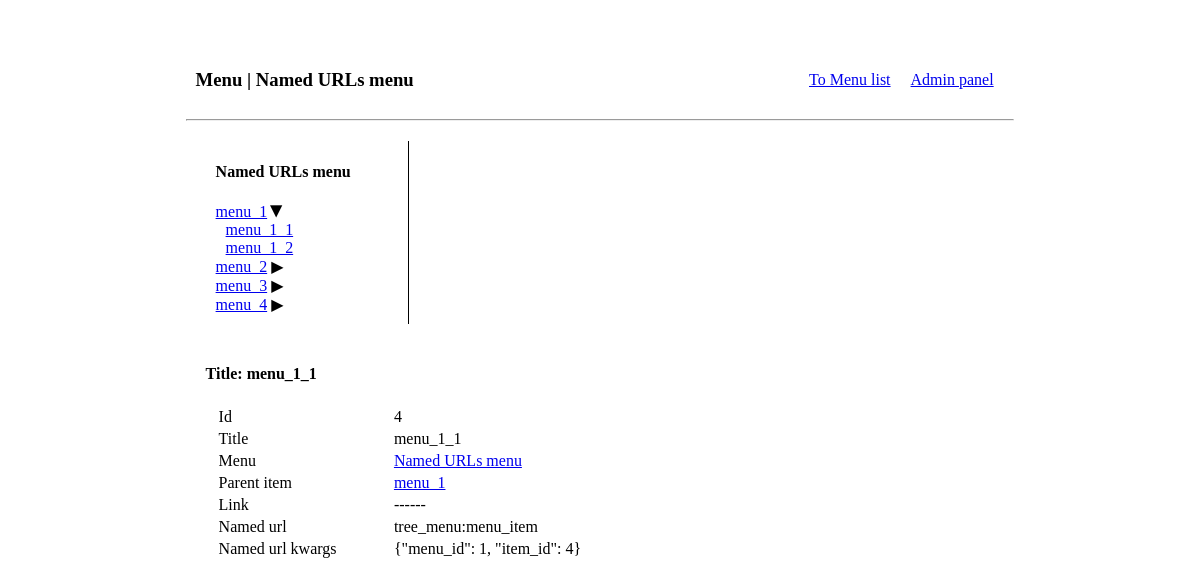
/menu/1/item/4, run on the app's committed database.
### tree_menu/models.py (models this page shows)
class Menu(models.Model):
    title = models.CharField(max_length=100, verbose_name='Menu title')
    slug = models.CharField(max_length=100, verbose_name='Menu slug')
    description = models.CharField(max_length=256, verbose_name='Menu description')
    def __str__(self):
        return self.title

class MenuItem(models.Model):
    menu = models.ForeignKey(
        Menu,
        related_name='items',
        verbose_name='menu',
        on_delete=models.CASCADE,
    )
    parent = models.ForeignKey(
        'self',
        blank=True,
        null=True,
        related_name='items',
        verbose_name='parent menu item',
        on_delete=models.CASCADE,
    )
    title = models.CharField(max_length=100, verbose_name='Menu item title')
    url = models.CharField(
        max_length=255,
        verbose_name='Link',
        blank=True,
        null=True,
    )
    named_url = models.CharField(
        max_length=255,
        verbose_name='Named URL',
        blank=True,
        null=True,
    )
    named_url_kwargs = models.CharField(
        max_length=255,
        verbose_name='Named URL kwargs',
        blank=True,
        null=True,
        help_text='As JSON',
    )
    def get_url(self):
        if self.url:
            return self.url
        if self.named_url_kwargs:
            kwargs = json.loads(self.named_url_kwargs)
            return reverse(self.named_url, kwargs=kwargs)
        if self.named_url:
            return reverse(self.named_url)
        return '/#'
    def __str__(self):
        return self.title

### tree_menu/views.py (the view)
# urls.py: path('menu/<int:menu_id>/item/<int:item_id>', MenuItemDetailView.as_view(), name='menu_item'),
class MenuItemDetailView(View):
    template_name = 'tree_menu/menu_item_detail.html'
    def get(self, request, **kwargs):
        menu = Menu.objects.get(pk=kwargs['menu_id'])
        menu_item = MenuItem.objects.get(pk=kwargs['item_id'])
        context = {
            'menu': menu,
            'menu_item': menu_item,
        }
        return render(request, self.template_name, context)

### tree_menu/templatetags/draw_menu_tags.py (called while the page is built)
def _mark_active_parents(active_item: MenuItem, menu_items):
    while active_item is not None:
        menu_items[active_item.id][2] = True
        if active_item.parent_id:
            active_item = menu_items[active_item.parent_id][0]
        else:
            break

def _mark_active_items(menu_items: dict, context: RequestContext):
    current_path: str = context.request.get_full_path()
    active_item = None
    for item_data in menu_items.values():
        item = item_data[0]
        item_url = item.get_url()
        if item_url and current_path.startswith(item_url):
            if active_item and len(item_url) > len(active_item.get_url()) or \
                    not active_item:
                active_item = item
        if item.parent_id is not None:
            menu_items[item.parent_id][1].append(item_data)
    _mark_active_parents(active_item, menu_items)
    return menu_items

@register.inclusion_tag('tree_menu/template_tags/menu.html', takes_context=True)
def draw_menu(context: RequestContext, menu_slug: str):
    menu_items_list = list(MenuItem.objects.filter(
        menu__slug=menu_slug).select_related("menu"))
    if menu_items_list:
        menu_title = menu_items_list[0].menu.title
        menu_items = {item.id: [item, [], False] for item in menu_items_list}
        menu_items = _mark_active_items(menu_items, context)
        menu_items = dict(filter(lambda item: item[1][0].parent_id is None,
                                 menu_items.items()))
    else:
        menu_title = Menu.objects.get(slug=menu_slug).title
        menu_items = {}
    return {
        'menu_title': menu_title,
        'menu_items': menu_items,
        'context': context,
    }

@register.inclusion_tag('tree_menu/template_tags/dropdown.html')
def draw_items(items: dict):
    return {'items': items}

### tree_menu/templates/tree_menu/menu_item_detail.html
{% extends 'tree_menu/menu_detail.html' %}
{% block content %}
    <h4>Title: {{ menu_item.title }}</h4>
    <table>
        <tr>
            <td>Id</td>
            <td>{{ menu_item.id }}</td>
        </tr>
        <tr>
            <td>Title</td>
            <td>{{ menu_item.title }}</td>
        </tr>
        <tr>
            <td>Menu</td>
            <td><a href="{% url 'tree_menu:menu' menu_item.menu.id %}">{{ menu_item.menu }}</a></td>
        </tr>
        <tr>
            <td>Parent item</td>
            <td>
                {% if menu_item.parent %}
                    <a href="{{ menu_item.parent.get_url }}">{{ menu_item.parent }}</a>
                {% else %}
                    ------
                {% endif %}
            </td>
        </tr>
        <tr>
            <td>Link</td>
            <td>
                {% if menu_item.url %}
                    {{ menu_item.url }}
                {% else %}
                    ------
                {% endif %}
            </td>
        </tr>
        <tr>
            <td>Named url</td>
            <td>
                {% if menu_item.named_url %}
                    {{ menu_item.named_url }}
                {% else %}
                    ------
                {% endif %}
            </td>
        </tr>
        <tr>
            <td>Named url kwargs</td>
            <td>
                {% if menu_item.named_url_kwargs %}
                    {{ menu_item.named_url_kwargs }}
                {% else %}
                    ------
                {% endif %}</td>
        </tr>
    </table>
{% endblock content %}

### tree_menu/templates/tree_menu/menu_detail.html (shortened to what this page needs)
{% extends 'tree_menu/tree_menu_base.html' %}
{% load draw_menu_tags %}
{% load static %}
{% block header %}
    <div>
        <h3>Menu | {{ menu.title }}</h3>
    </div>
{% endblock header %}
{% block left_bar %}
    {% draw_menu menu.slug %}
{% endblock left_bar %}

### tree_menu/templates/tree_menu/template_tags/menu.html (shortened to what this page needs)
{% load draw_menu_tags %}
{% load static %}
<link rel="stylesheet" href="{% static 'tree_menu/styles/menu_style.css' %}">
<div>
    <h4>{{ menu_title }}</h4>
    {% if menu_items.values %}
        <ul id="myUL">
            {% draw_items menu_items.values %}
        </ul>
    {% else %}
        <span>Menu is empty!</span>
    {% endif %}
</div>

### tree_menu/templates/tree_menu/template_tags/dropdown.html
{% load draw_menu_tags %}
{% for item, subitems, is_active in items %}
    <li>
        <a href="{{ item.get_url }}">{{ item }}</a>
        {% if subitems %}
            <span class="caret{% if is_active %} caret-down{% endif %}"></span>
            <ul class="nested{% if is_active %} active{% endif %}">
                {% draw_items subitems %}
            </ul>{% endif %}
    </li>
{% endfor %}

### tree_menu/static/tree_menu/styles/style.css (style rules this page uses)
.box div { margin: 10px; }
table { width: 80%; margin-left: 10px; }

### tree_menu/static/tree_menu/styles/menu_style.css (style rules this page uses)
ul, #myUL { list-style-type: none; padding: 0 0 0 10px; }
#myUL { margin: 0; padding: 0; }
.caret { cursor: pointer; user-select: none; }
.caret::before { content: "\25B6"; color: black; display: inline-block; margin-right: 6px; }
.caret-down::before { transform: rotate(90deg); }
.nested { display: none; }
.active { display: block; }

### data on the page
Menu: title "Named URLs menu"
MenuItem: title "menu_1"
MenuItem: title "menu_1_1", id "4", menu "Named URLs menu", parent "menu_1", named_url "tree_menu:menu_item", named_url_kwargs "{\"menu_id\": 1, \"item_id\": 4}"
MenuItem: title "menu_1_2"
MenuItem: title "menu_2"
MenuItem: title "menu_3"
MenuItem: title "menu_4"
